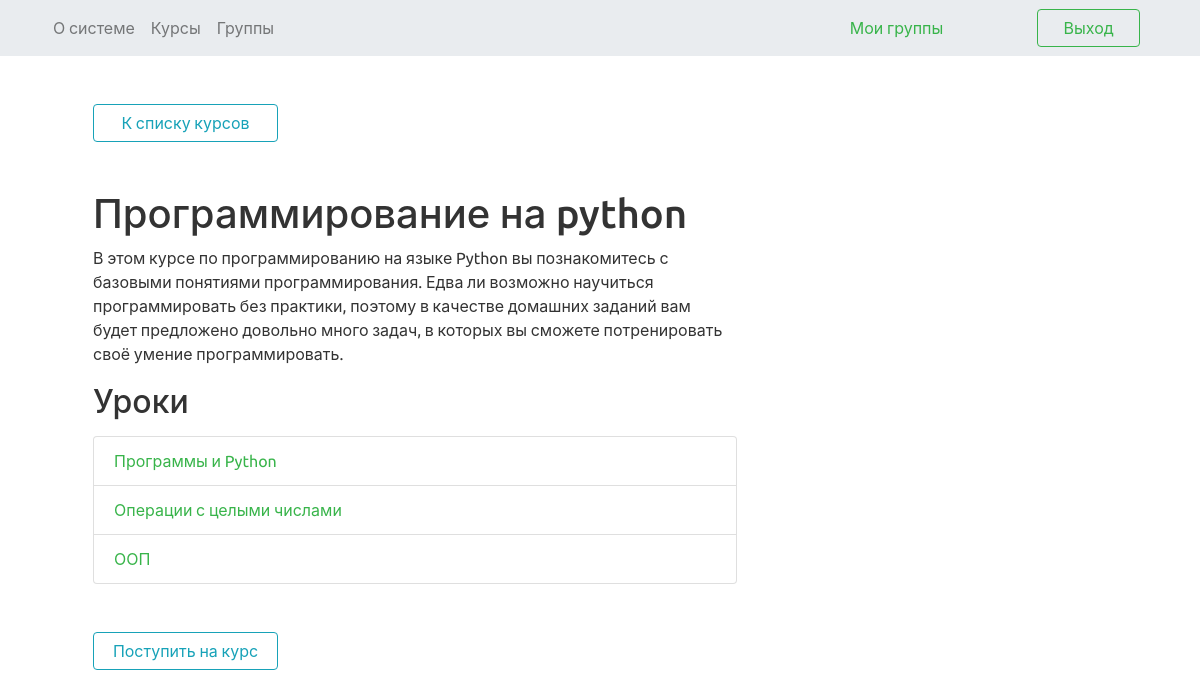
The app's page /course/программирование на python (signed in) with its own data.
### learn_app/models.py (models this page shows, shortened)
class Course(models.Model):
    name = models.CharField(max_length=50,verbose_name='Название курса')
    description = models.CharField(max_length=400, verbose_name='Описание курса')
    def join_to_group_url(self):
        return reverse('join_group', kwargs={'name': self.name})

class Lesson(models.Model):
    number = models.IntegerField(verbose_name='Номер урока')
    theme = models.CharField(max_length=50, verbose_name='Тема урока')
    course = models.ForeignKey(Course, null=True, on_delete=models.SET_NULL, verbose_name='Курс')
    def get_absolute_url(self):
        return reverse('lesson_detail_url', kwargs={'id': self.id})

### learn_app/views.py (the view)
# urls.py: path('course/<str:name>', view.CourseDetail.as_view(), name='course_detail_url'),
class CourseDetail(View):
    model = Course
    template = 'course_detail.html'
    def get(self, request, name):
        course = get_object_or_404(self.model, name__iexact=name)
        lessons = list(Lesson.objects.filter(course=course.id))
        return render(request, self.template, context={'course': course, 'lessons': lessons})

### templates/course_detail.html
{% extends 'base.html' %}
{% block content %}
    {% load static %}
    <link rel="stylesheet" type="text/css" href="{% static 'index.css' %}">
        <a href="{% url 'courses' %}" class="btn btn-outline-info ml-5 mt-5 col-lg-2"> К списку курсов </a>
        <div class = 'col-lg-8 p-5'>
            <h1> {{ course.name | capfirst }} </h1>
            <div> {{ course.description }} </div>
            {% if lessons and user.is_authenticated %}
                <h2 class="mt-3 mb-3">Уроки</h2>
                <ol class="list-group">
                    {% for lesson in lessons %}
                    <li class="list-group-item"><a href="{{ lesson.get_absolute_url }}" class="text-success">{{ lesson.theme }} </a></li>
                    {% endfor %}
                </ol>
            {% endif %}
        </div>
        <div class = 'actions'>
            {% if user.user_type.id == 1 %}
                <a href="{{ course.add_lesson }}" class="btn btn-outline-info ml-5 col-lg-2"> Добавить урок </a>
                <a href="{{ course.update }}" class="btn btn-outline-info ml-5 col-lg-2"> Изменить курс </a>
                <a href="{{ course.delete_url }}" class="btn btn-outline-danger ml-5 col-lg-2"> Удалить курс </a>
            {% else %}
                <a href="{{ course.join_to_group_url }}" class="btn btn-outline-info ml-5 col-lg-2"> Поступить на курс </a>
            {% endif %}
        </div>
{% endblock %}

### easy_learn/static/index.css (style rules this page uses)
* { padding: 0px; margin: 0px; }

### records on screen
Course: name "Программирование на python", description "В этом курсе по программированию на языке Python вы познакомитесь с базовыми понятиями программирования. Едва ли возможно научиться программировать без практики, поэтому в качестве домашних заданий вам будет предложено довольно много задач, в которых вы сможете потренировать своё умение программировать."
Lesson: theme "Программы и Python"
Lesson: theme "Операции с целыми числами"
Lesson: theme "ООП"
